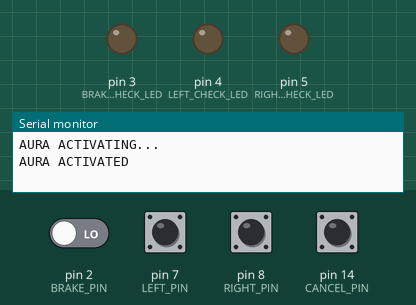
This sketch was run on a simulated Arduino Uno, built with avr-gcc and run on an emulated ATmega328P. On the bench: output pins drawn as LEDs (lit = HIGH), the last lines printed to the serial monitor. The inputs (shaded band) are chosen by the test bench; at power-on: pin 14 (CANCEL_PIN) HIGH, pin 2 (BRAKE_PIN), pin 7 (LEFT_PIN), pin 8 (RIGHT_PIN) LOW.

Above: at 1.2 s.
1.3 s: pin 2 (BRAKE_PIN) driven HIGH
At 1.9 s:
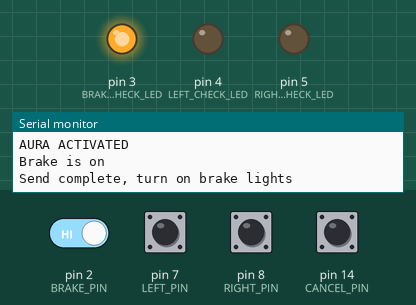
2.8 s: pin 7 (LEFT_PIN) pulled HIGH for 0.15 s
At 3.1 s:
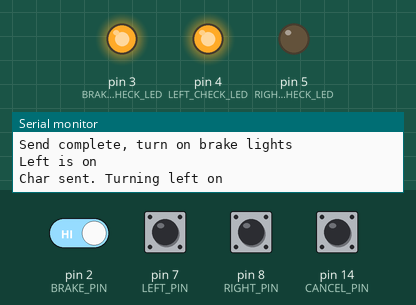
4.4 s: pin 8 (RIGHT_PIN) pulled HIGH for 0.15 s
At 5.5 s:
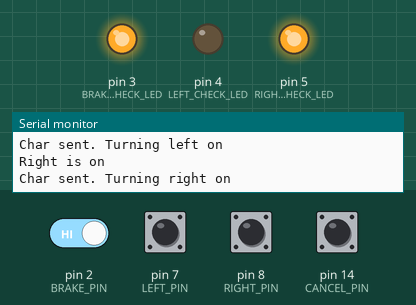
6.0 s: pin 14 (CANCEL_PIN) pulled LOW for 0.15 s
At 6.7 s:
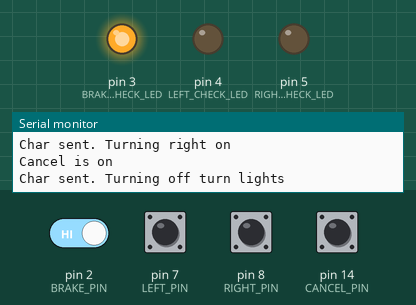
7.6 s: pin 2 (BRAKE_PIN) driven LOW
At 7.9 s:
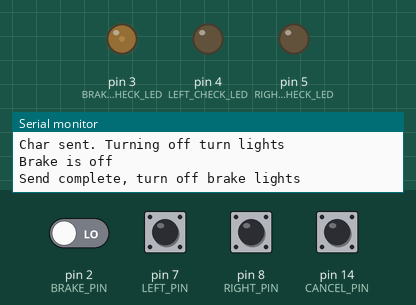
9.1 s: pin 2 (BRAKE_PIN) driven HIGH
At 10.3 s:
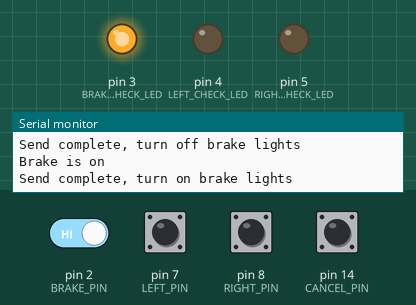
Timing chart, 0 to 11.6 s (numbered marks = the images above; inputs shaded):
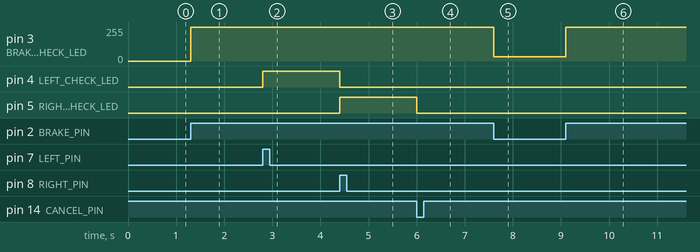

Measured:
- after the input at 1.3 s, pin 3 (BRAKE_CHECK_LED): 0/255 → 255/255 at once
- after the input at 2.8 s, pin 4 (LEFT_CHECK_LED): LOW → HIGH at once
- after the input at 4.4 s, pin 4 (LEFT_CHECK_LED): HIGH → LOW at once; pin 5 (RIGHT_CHECK_LED): LOW → HIGH at once
- after the input at 6.0 s, pin 5 (RIGHT_CHECK_LED): HIGH → LOW at once
- after the input at 7.6 s, pin 3 (BRAKE_CHECK_LED): 255/255 → 32/255 at once
- after the input at 9.1 s, pin 3 (BRAKE_CHECK_LED): 32/255 → 255/255 at once

The sketch:

CtrlAlpha.ino
```cpp
//#include <SoftwareSerial.h>
#include <avr/interrupt.h>
#include <SPI.h>
#include <Mirf.h>
#include <nRF24L01.h>
#include <MirfHardwareSpiDriver.h>


//SoftwareSerial Soft_Serial(11, 12); // RX, TX
const int BAUDRATE = 9600;
const int DELAYVAL = 100;
const int FEEDBACK_COUNTER_LOOPS = 100; // 1 second in milliseconds

// constants won't change. They're used here to
// set pin numbers:
const int BRAKE_PIN = 2;
const int LEFT_PIN = 7;     // the number of the pushbutton pin
const int RIGHT_PIN = 8;
const int CANCEL_PIN = 14; // signal cancelling (Analog pin 0)

// LED Output pins
const int BRAKE_CHECK_LED = 3;
const int LEFT_CHECK_LED = 4;
const int RIGHT_CHECK_LED = 5;
const int ON_BOARD_LED = 13;

// Mirf Stuff
const int CE_PIN = 6;
const int CSN_PIN = 9;
const char R_ADDR[6] = "clie1";
const char T_ADDR[6] = "serv1";
const int MIRF_PAYLOAD_SIZE = 1;

// Soft Serial Char Mapping
const char BRAKE_RISE_CHAR = 'B';
const char BRAKE_FALL_CHAR = 'b';
const char LEFT_RISE_CHAR = 'L';
const char RIGHT_RISE_CHAR = 'R';
const char SIGNAL_CANCEL_CHAR = 'C';
const char HAZARD_CHAR = 'H'; // for future
const char FEEDBACK_CHAR = 'F';

// ON/OFF chars for feedback
const char LEFT_ON_CHAR = 'L';
const char LEFT_OFF_CHAR = 'l';
const char RIGHT_ON_CHAR = 'R';
const char RIGHT_OFF_CHAR = 'r';
const char BRAKE_ON_CHAR = 'B';
const char BRAKE_OFF_CHAR = 'b';

// PWM LED values
const int BRAKE_LED_IDLE = 0x20;
const int BRAKE_LED_FULL = 0xFF;

// pin state variables
int brake_pin_val  = LOW;
int left_pin_val   = LOW;         // variable for reading the pushbutton status
int right_pin_val  = LOW;
int cancel_pin_val = LOW;

// old pin state variables
int old_brake_pin_val  = LOW;
int old_left_pin_val   = LOW;         // variable for reading the pushbutton status
int old_right_pin_val  = LOW;
int old_cancel_pin_val = LOW;

// rise/fall state booleans 0 = NC, 1 = rising, -1 = falling
int brake_state = 0;
int left_state = 0;
int right_state = 0;
int cancel_state = 0;
int count = 0;

// Feedback check booleans
char brake_is_on = BRAKE_OFF_CHAR;
char left_is_on = LEFT_OFF_CHAR;
char right_is_on = RIGHT_OFF_CHAR;

/////////////////////////////////////////////////////
// SETUP  SETUP  SETUP  SETUP  SETUP  SETUP  SETUP //
/////////////////////////////////////////////////////
void setup() {
  Serial.begin(BAUDRATE);
  Serial.println("AURA ACTIVATING...");
//  Soft_Serial.begin(BAUDRATE);

  // Initializing pin ios
  pinMode(LEFT_PIN, INPUT);
  pinMode(RIGHT_PIN, INPUT);
  pinMode(BRAKE_PIN, INPUT);
  pinMode(CANCEL_PIN, INPUT);
  digitalWrite(CANCEL_PIN, HIGH); // Pulled high so low = signal

  pinMode(LEFT_CHECK_LED, OUTPUT);
  pinMode(RIGHT_CHECK_LED, OUTPUT);
  pinMode(BRAKE_CHECK_LED, OUTPUT);

  // Setup Mirf
  Mirf.spi = &MirfHardwareSpi;
  Mirf.cePin = CE_PIN;
  Mirf.csnPin = CSN_PIN;
  Mirf.init();
  Mirf.setRADDR((byte *) R_ADDR);
  Mirf.setTADDR((byte *) T_ADDR);
  Mirf.payload = MIRF_PAYLOAD_SIZE; // Size of payload
  Mirf.config();

  Serial.println("AURA ACTIVATED");
} // end setup

////////////////////////////////////////////////////
// LOOP  LOOP  LOOP  LOOP  LOOP  LOOP  LOOP  LOOP //
////////////////////////////////////////////////////
void loop(){

  // Read fresh pin states
  left_pin_val   = digitalRead(LEFT_PIN);
  right_pin_val  = digitalRead(RIGHT_PIN);
  brake_pin_val  = digitalRead(BRAKE_PIN);
  cancel_pin_val = digitalRead(CANCEL_PIN);

  // check rise/fall states
  brake_state   = edgeDetector(old_brake_pin_val, brake_pin_val);
  left_state    = edgeDetector(old_left_pin_val, left_pin_val);
  right_state   = edgeDetector(old_right_pin_val, right_pin_val);
  cancel_state  = edgeDetector(old_cancel_pin_val, cancel_pin_val);

  // Brake states check and serial send
  if( brake_state == 1 ){
    brake_is_on = BRAKE_ON_CHAR;
    Serial.println("Brake is on");
//    Soft_Serial.write(BRAKE_RISE_CHAR);
    Mirf.send((byte*) &BRAKE_RISE_CHAR);
    while(Mirf.isSending());
    Serial.println("Send complete, turn on brake lights");
    digitalWrite( ON_BOARD_LED, HIGH);
    analogWrite( BRAKE_CHECK_LED, BRAKE_LED_FULL);
    delay(DELAYVAL);
  }
  else if ( brake_state == -1 ){
    brake_is_on = BRAKE_OFF_CHAR;
    Serial.println("Brake is off");
//    Soft_Serial.write(BRAKE_FALL_CHAR);
    Mirf.send((byte*) &BRAKE_FALL_CHAR);
    while(Mirf.isSending());
    Serial.println("Send complete, turn off brake lights");
    digitalWrite(ON_BOARD_LED,LOW);
    analogWrite( BRAKE_CHECK_LED, BRAKE_LED_IDLE);
    delay(DELAYVAL);
  }

  // Left / right states check and serial send
  if( left_state == 1 ){
    left_is_on = LEFT_ON_CHAR;
    right_is_on = RIGHT_OFF_CHAR;
    Serial.println("Left is on");
//    Soft_Serial.write(LEFT_RISE_CHAR);
    Mirf.send((byte*) &LEFT_RISE_CHAR);
    while(Mirf.isSending());
    Serial.println("Char sent. Turning left on");
    digitalWrite(LEFT_CHECK_LED,HIGH);
    digitalWrite(RIGHT_CHECK_LED,LOW);
    delay(DELAYVAL);
  }
  else if ( right_state == 1 ){
    left_is_on = LEFT_OFF_CHAR;
    right_is_on = RIGHT_ON_CHAR;
    Serial.println("Right is on");
//    Soft_Serial.write(RIGHT_RISE_CHAR);
    Mirf.send((byte*) &RIGHT_RISE_CHAR);
    while(Mirf.isSending());
    Serial.println("Char sent. Turning right on");
    digitalWrite(LEFT_CHECK_LED,LOW);
    digitalWrite(RIGHT_CHECK_LED,HIGH);
    delay(DELAYVAL);
  }
  else if ( cancel_state == -1 ){
    left_is_on = LEFT_OFF_CHAR;
    right_is_on = RIGHT_OFF_CHAR;
    Serial.println("Cancel is on");
//    Soft_Serial.write(SIGNAL_CANCEL_CHAR);
    Mirf.send((byte*) &SIGNAL_CANCEL_CHAR);
    while(Mirf.isSending());
    Serial.println("Char sent. Turning off turn lights");
    digitalWrite(LEFT_CHECK_LED,LOW);
    digitalWrite(RIGHT_CHECK_LED,LOW);
    delay(DELAYVAL);
  }

//  if(count > FEEDBACK_COUNTER_LOOPS){
//    count = 0;
//    checkFeedback();
//  }
//  count++;

  // Update old values
  old_left_pin_val   = left_pin_val;
  old_right_pin_val  = right_pin_val;
  old_brake_pin_val  = brake_pin_val;
  old_cancel_pin_val = cancel_pin_val;


} // end loop

// edgeDetector
int edgeDetector(int old_value, int new_value){
  if(new_value > old_value){
    return 1;
  }else if(new_value < old_value){
    return -1;
  }else{ // no change
    return 0;
  }
} // end edgeDetector
/*
void checkFeedback(){
  char brake_feedback;
  char left_feedback;
  char right_feedback;

  Soft_Serial.write(FEEDBACK_CHAR);
  while(!Soft_Serial.available());
  brake_feedback = Soft_Serial.read();
  while(!Soft_Serial.available());
  left_feedback = Soft_Serial.read();
  while(!Soft_Serial.available());
  right_feedback = Soft_Serial.read();

//  Soft_Serial.write(brake_feedback);
//  Soft_Serial.println(); Soft_Serial.write(left_feedback);
//  Soft_Serial.println(); Soft_Serial.write(right_feedback);
//  Soft_Serial.println();

  if(brake_is_on != brake_feedback){
    Soft_Serial.write(brake_is_on);
  }

  if(left_is_on != left_feedback){
    Soft_Serial.write(left_is_on);
  }

  if(right_is_on != right_feedback){
    Soft_Serial.write(right_is_on);
  }

} // End checkFeedback
*/
```
